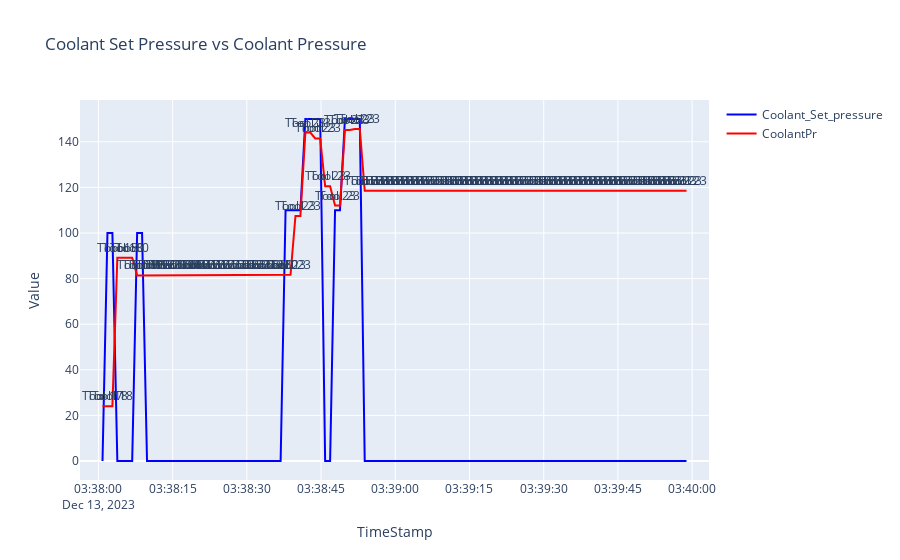

Here is the notebook cell this chart was saved with:
### Code cell
### Tool_23 ---> 13th Dec, 2023

import plotly.graph_objects as go

trace1 = go.Scatter(x=tool23_on_13dec.index, y=tool23_on_13dec['Coolant_Set_pressure'], mode='lines', name='Coolant_Set_pressure', line=dict(color='blue'))

trace2 = go.Scatter(x=tool23_on_13dec.index, y=tool23_on_13dec['CoolantPr'], mode='lines', name='CoolantPr', line=dict(color='red'))

annotations = []
for timestamp, coolant_pressure, present_tool in zip(tool23_on_13dec.index, tool23_on_13dec['CoolantPr'], tool23_on_13dec['PresentTool']):
    annotations.append(dict(x=timestamp, y=coolant_pressure, text=f'Tool {present_tool}', showarrow=False, xanchor='center', yanchor='bottom'))


layout = go.Layout(
    title='Coolant Set Pressure vs Coolant Pressure',
    xaxis=dict(title='TimeStamp'),
    yaxis=dict(title='Value'),
    annotations=annotations
)


fig = go.Figure(data=[trace1, trace2], layout=layout)


fig.show()

### Figure 1 — Plotly figure (JSON) as saved in the notebook; plotly's stock layout.template omitted (floating-point values rounded to 4 significant figures)
{"data": [{"line": {"color": "blue"}, "mode": "lines", "name": "Coolant_Set_pressure", "type": "scatter", "x": ["2023-12-13T03:38:00.827000", "2023-12-13T03:38:01.827000", "2023-12-13T03:38:02.827000", "2023-12-13T03:38:03.827000", "2023-12-13T03:38:04.827000", "2023-12-13T03:38:05.827000", "2023-12-13T03:38:06.827000", "2023-12-13T03:38:07.827000", "2023-12-13T03:38:08.827000", "2023-12-13T03:38:09.827000", "2023-12-13T03:38:10.827000", "2023-12-13T03:38:11.827000", "2023-12-13T03:38:12.827000", "2023-12-13T03:38:13.827000", "2023-12-13T03:38:14.827000", "2023-12-13T03:38:15.827000", "2023-12-13T03:38:16.827000", "2023-12-13T03:38:17.827000", "2023-12-13T03:38:18.827000", "2023-12-13T03:38:19.827000", "2023-12-13T03:38:20.827000", "2023-12-13T03:38:21.827000", "2023-12-13T03:38:22.827000", "2023-12-13T03:38:23.827000", "2023-12-13T03:38:24.827000", "2023-12-13T03:38:25.827000", "2023-12-13T03:38:26.827000", "2023-12-13T03:38:27.827000", "2023-12-13T03:38:28.827000", "2023-12-13T03:38:29.827000", "2023-12-13T03:38:30.827000", "2023-12-13T03:38:31.827000", "2023-12-13T03:38:32.827000", "2023-12-13T03:38:33.827000", "2023-12-13T03:38:34.827000", "2023-12-13T03:38:35.827000", "2023-12-13T03:38:36.827000", "2023-12-13T03:38:37.827000", "2023-12-13T03:38:38.827000", "2023-12-13T03:38:39.827000", "2023-12-13T03:38:40.827000", "2023-12-13T03:38:41.827000", "2023-12-13T03:38:42.827000", "2023-12-13T03:38:43.827000", "2023-12-13T03:38:44.827000", "2023-12-13T03:38:45.827000", "2023-12-13T03:38:46.827000", "2023-12-13T03:38:47.827000", "2023-12-13T03:38:48.827000", "2023-12-13T03:38:49.827000", "2023-12-13T03:38:50.827000", "2023-12-13T03:38:51.827000", "2023-12-13T03:38:52.827000", "2023-12-13T03:38:53.827000", "2023-12-13T03:38:54.827000", "2023-12-13T03:38:55.827000", "2023-12-13T03:38:56.827000", "2023-12-13T03:38:57.827000", "2023-12-13T03:38:58.843000", "2023-12-13T03:38:59.843000", "2023-12-13T03:39:00.843000", "2023-12-13T03:39:01.843000", "2023-12-13T03:39:02.843000", "2023-12-13T03:39:03.843000", "2023-12-13T03:39:04.843000", "2023-12-13T03:39:05.843000", "2023-12-13T03:39:06.843000", "2023-12-13T03:39:07.843000", "2023-12-13T03:39:08.843000", "2023-12-13T03:39:09.843000", "2023-12-13T03:39:10.843000", "2023-12-13T03:39:11.843000", "2023-12-13T03:39:12.843000", "2023-12-13T03:39:13.843000", "2023-12-13T03:39:14.843000", "2023-12-13T03:39:15.843000", "2023-12-13T03:39:16.843000", "2023-12-13T03:39:17.843000", "2023-12-13T03:39:18.843000", "2023-12-13T03:39:19.843000", "2023-12-13T03:39:20.843000", "2023-12-13T03:39:21.843000", "2023-12-13T03:39:22.843000", "2023-12-13T03:39:23.843000", "2023-12-13T03:39:24.843000", "2023-12-13T03:39:25.843000", "2023-12-13T03:39:26.843000", "2023-12-13T03:39:27.843000", "2023-12-13T03:39:28.843000", "2023-12-13T03:39:29.843000", "2023-12-13T03:39:30.843000", "2023-12-13T03:39:31.843000", "2023-12-13T03:39:32.843000", "2023-12-13T03:39:33.843000", "2023-12-13T03:39:34.843000", "2023-12-13T03:39:35.843000", "2023-12-13T03:39:36.843000", "2023-12-13T03:39:37.843000", "2023-12-13T03:39:38.843000", "2023-12-13T03:39:39.843000", "2023-12-13T03:39:40.860000", "2023-12-13T03:39:41.860000", "2023-12-13T03:39:42.860000", "2023-12-13T03:39:43.860000", "2023-12-13T03:39:44.860000", "2023-12-13T03:39:45.860000", "2023-12-13T03:39:46.860000", "2023-12-13T03:39:47.860000", "2023-12-13T03:39:48.860000", "2023-12-13T03:39:49.860000", "2023-12-13T03:39:50.860000", "2023-12-13T03:39:51.860000", "2023-12-13T03:39:52.860000", "2023-12-13T03:39:53.860000", "2023-12-13T03:39:54.860000", "2023-12-13T03:39:55.860000", "2023-12-13T03:39:56.860000", "2023-12-13T03:39:57.860000", "2023-12-13T03:39:58.860000"], "y": [0, 100, 100, 0, 0, 0, 0, 100, 100, 0, 0, 0, 0, 0, 0, 0, 0, 0, 0, 0, 0, 0, 0, 0, 0, 0, 0, 0, 0, 0, 0, 0, 0, 0, 0, 0, 0, 110, 110, 110, 110, 150, 150, 150, 150, 0, 0, 110, 110, 150, 150, 150, 150, 0, 0, 0, 0, 0, 0, 0, 0, 0, 0, 0, 0, 0, 0, 0, 0, 0, 0, 0, 0, 0, 0, 0, 0, 0, 0, 0, 0, 0, 0, 0, 0, 0, 0, 0, 0, 0, 0, 0, 0, 0, 0, 0, 0, 0, 0, 0, 0, 0, 0, 0, 0, 0, 0, 0, 0, 0, 0, 0, 0, 0, 0, 0, 0, 0, 0]}, {"line": {"color": "red"}, "mode": "lines", "name": "CoolantPr", "type": "scatter", "x": ["2023-12-13T03:38:00.827000", "2023-12-13T03:38:01.827000", "2023-12-13T03:38:02.827000", "2023-12-13T03:38:03.827000", "2023-12-13T03:38:04.827000", "2023-12-13T03:38:05.827000", "2023-12-13T03:38:06.827000", "2023-12-13T03:38:07.827000", "2023-12-13T03:38:08.827000", "2023-12-13T03:38:09.827000", "2023-12-13T03:38:10.827000", "2023-12-13T03:38:11.827000", "2023-12-13T03:38:12.827000", "2023-12-13T03:38:13.827000", "2023-12-13T03:38:14.827000", "2023-12-13T03:38:15.827000", "2023-12-13T03:38:16.827000", "2023-12-13T03:38:17.827000", "2023-12-13T03:38:18.827000", "2023-12-13T03:38:19.827000", "2023-12-13T03:38:20.827000", "2023-12-13T03:38:21.827000", "2023-12-13T03:38:22.827000", "2023-12-13T03:38:23.827000", "2023-12-13T03:38:24.827000", "2023-12-13T03:38:25.827000", "2023-12-13T03:38:26.827000", "2023-12-13T03:38:27.827000", "2023-12-13T03:38:28.827000", "2023-12-13T03:38:29.827000", "2023-12-13T03:38:30.827000", "2023-12-13T03:38:31.827000", "2023-12-13T03:38:32.827000", "2023-12-13T03:38:33.827000", "2023-12-13T03:38:34.827000", "2023-12-13T03:38:35.827000", "2023-12-13T03:38:36.827000", "2023-12-13T03:38:37.827000", "2023-12-13T03:38:38.827000", "2023-12-13T03:38:39.827000", "2023-12-13T03:38:40.827000", "2023-12-13T03:38:41.827000", "2023-12-13T03:38:42.827000", "2023-12-13T03:38:43.827000", "2023-12-13T03:38:44.827000", "2023-12-13T03:38:45.827000", "2023-12-13T03:38:46.827000", "2023-12-13T03:38:47.827000", "2023-12-13T03:38:48.827000", "2023-12-13T03:38:49.827000", "2023-12-13T03:38:50.827000", "2023-12-13T03:38:51.827000", "2023-12-13T03:38:52.827000", "2023-12-13T03:38:53.827000", "2023-12-13T03:38:54.827000", "2023-12-13T03:38:55.827000", "2023-12-13T03:38:56.827000", "2023-12-13T03:38:57.827000", "2023-12-13T03:38:58.843000", "2023-12-13T03:38:59.843000", "2023-12-13T03:39:00.843000", "2023-12-13T03:39:01.843000", "2023-12-13T03:39:02.843000", "2023-12-13T03:39:03.843000", "2023-12-13T03:39:04.843000", "2023-12-13T03:39:05.843000", "2023-12-13T03:39:06.843000", "2023-12-13T03:39:07.843000", "2023-12-13T03:39:08.843000", "2023-12-13T03:39:09.843000", "2023-12-13T03:39:10.843000", "2023-12-13T03:39:11.843000", "2023-12-13T03:39:12.843000", "2023-12-13T03:39:13.843000", "2023-12-13T03:39:14.843000", "2023-12-13T03:39:15.843000", "2023-12-13T03:39:16.843000", "2023-12-13T03:39:17.843000", "2023-12-13T03:39:18.843000", "2023-12-13T03:39:19.843000", "2023-12-13T03:39:20.843000", "2023-12-13T03:39:21.843000", "2023-12-13T03:39:22.843000", "2023-12-13T03:39:23.843000", "2023-12-13T03:39:24.843000", "2023-12-13T03:39:25.843000", "2023-12-13T03:39:26.843000", "2023-12-13T03:39:27.843000", "2023-12-13T03:39:28.843000", "2023-12-13T03:39:29.843000", "2023-12-13T03:39:30.843000", "2023-12-13T03:39:31.843000", "2023-12-13T03:39:32.843000", "2023-12-13T03:39:33.843000", "2023-12-13T03:39:34.843000", "2023-12-13T03:39:35.843000", "2023-12-13T03:39:36.843000", "2023-12-13T03:39:37.843000", "2023-12-13T03:39:38.843000", "2023-12-13T03:39:39.843000", "2023-12-13T03:39:40.860000", "2023-12-13T03:39:41.860000", "2023-12-13T03:39:42.860000", "2023-12-13T03:39:43.860000", "2023-12-13T03:39:44.860000", "2023-12-13T03:39:45.860000", "2023-12-13T03:39:46.860000", "2023-12-13T03:39:47.860000", "2023-12-13T03:39:48.860000", "2023-12-13T03:39:49.860000", "2023-12-13T03:39:50.860000", "2023-12-13T03:39:51.860000", "2023-12-13T03:39:52.860000", "2023-12-13T03:39:53.860000", "2023-12-13T03:39:54.860000", "2023-12-13T03:39:55.860000", "2023-12-13T03:39:56.860000", "2023-12-13T03:39:57.860000", "2023-12-13T03:39:58.860000"], "y": [24.05, 24.05, 24.05, 89.18, 89.18, 89.18, 89.18, 81.38, 81.38, 81.66, 81.66, 81.66, 81.66, 81.66, 81.66, 81.66, 81.66, 81.66, 81.66, 81.66, 81.66, 81.66, 81.66, 81.66, 81.66, 81.66, 81.66, 81.66, 81.66, 81.66, 81.66, 81.66, 81.66, 81.66, 81.66, 81.66, 81.66, 81.66, 81.66, 107.5, 107.5, 144.1, 144.1, 141.5, 141.5, 120.6, 120.6, 112.0, 112.0, 145.2, 145.2, 145.6, 145.6, 118.6, 118.6, 118.6, 118.6, 118.6, 118.6, 118.6, 118.6, 118.6, 118.6, 118.6, 118.6, 118.6, 118.6, 118.6, 118.6, 118.6, 118.6, 118.6, 118.6, 118.6, 118.6, 118.6, 118.6, 118.6, 118.6, 118.6, 118.6, 118.6, 118.6, 118.6, 118.6, 118.6, 118.6, 118.6, 118.6, 118.6, 118.6, 118.6, 118.6, 118.6, 118.6, 118.6, 118.6, 118.6, 118.6, 118.6, 118.6, 118.6, 118.6, 118.6, 118.6, 118.6, 118.6, 118.6, 118.6, 118.6, 118.6, 118.6, 118.6, 118.6, 118.6, 118.6, 118.6, 118.6, 118.6]}], "layout": {"annotations": [{"showarrow": false, "text": "Tool 17", "x": "2023-12-13T03:38:00.827000", "xanchor": "center", "y": 24.05, "yanchor": "bottom"}, {"showarrow": false, "text": "Tool 18", "x": "2023-12-13T03:38:01.827000", "xanchor": "center", "y": 24.05, "yanchor": "bottom"}, {"showarrow": false, "text": "Tool 18", "x": "2023-12-13T03:38:02.827000", "xanchor": "center", "y": 24.05, "yanchor": "bottom"}, {"showarrow": false, "text": "Tool 18", "x": "2023-12-13T03:38:03.827000", "xanchor": "center", "y": 89.18, "yanchor": "bottom"}, {"showarrow": false, "text": "Tool 18", "x": "2023-12-13T03:38:04.827000", "xanchor": "center", "y": 89.18, "yanchor": "bottom"}, {"showarrow": false, "text": "Tool 0", "x": "2023-12-13T03:38:05.827000", "xanchor": "center", "y": 89.18, "yanchor": "bottom"}, {"showarrow": false, "text": "Tool 0", "x": "2023-12-13T03:38:06.827000", "xanchor": "center", "y": 89.18, "yanchor": "bottom"}, {"showarrow": false, "text": "Tool 19", "x": "2023-12-13T03:38:07.827000", "xanchor": "center", "y": 81.38, "yanchor": "bottom"}, {"showarrow": false, "text": "Tool 19", "x": "2023-12-13T03:38:08.827000", "xanchor": "center", "y": 81.38, "yanchor": "bottom"}, {"showarrow": false, "text": "Tool 19", "x": "2023-12-13T03:38:09.827000", "xanchor": "center", "y": 81.66, "yanchor": "bottom"}, {"showarrow": false, "text": "Tool 19", "x": "2023-12-13T03:38:10.827000", "xanchor": "center", "y": 81.66, "yanchor": "bottom"}, {"showarrow": false, "text": "Tool 20", "x": "2023-12-13T03:38:11.827000", "xanchor": "center", "y": 81.66, "yanchor": "bottom"}, {"showarrow": false, "text": "Tool 20", "x": "2023-12-13T03:38:12.827000", "xanchor": "center", "y": 81.66, "yanchor": "bottom"}, {"showarrow": false, "text": "Tool 20", "x": "2023-12-13T03:38:13.827000", "xanchor": "center", "y": 81.66, "yanchor": "bottom"}, {"showarrow": false, "text": "Tool 20", "x": "2023-12-13T03:38:14.827000", "xanchor": "center", "y": 81.66, "yanchor": "bottom"}, {"showarrow": false, "text": "Tool 20", "x": "2023-12-13T03:38:15.827000", "xanchor": "center", "y": 81.66, "yanchor": "bottom"}, {"showarrow": false, "text": "Tool 20", "x": "2023-12-13T03:38:16.827000", "xanchor": "center", "y": 81.66, "yanchor": "bottom"}, {"showarrow": false, "text": "Tool 0", "x": "2023-12-13T03:38:17.827000", "xanchor": "center", "y": 81.66, "yanchor": "bottom"}, {"showarrow": false, "text": "Tool 0", "x": "2023-12-13T03:38:18.827000", "xanchor": "center", "y": 81.66, "yanchor": "bottom"}, {"showarrow": false, "text": "Tool 21", "x": "2023-12-13T03:38:19.827000", "xanchor": "center", "y": 81.66, "yanchor": "bottom"}, {"showarrow": false, "text": "Tool 21", "x": "2023-12-13T03:38:20.827000", "xanchor": "center", "y": 81.66, "yanchor": "bottom"}, {"showarrow": false, "text": "Tool 21", "x": "2023-12-13T03:38:21.827000", "xanchor": "center", "y": 81.66, "yanchor": "bottom"}, {"showarrow": false, "text": "Tool 21", "x": "2023-12-13T03:38:22.827000", "xanchor": "center", "y": 81.66, "yanchor": "bottom"}, {"showarrow": false, "text": "Tool 21", "x": "2023-12-13T03:38:23.827000", "xanchor": "center", "y": 81.66, "yanchor": "bottom"}, {"showarrow": false, "text": "Tool 21", "x": "2023-12-13T03:38:24.827000", "xanchor": "center", "y": 81.66, "yanchor": "bottom"}, {"showarrow": false, "text": "Tool 22", "x": "2023-12-13T03:38:25.827000", "xanchor": "center", "y": 81.66, "yanchor": "bottom"}, {"showarrow": false, "text": "Tool 22", "x": "2023-12-13T03:38:26.827000", "xanchor": "center", "y": 81.66, "yanchor": "bottom"}, {"showarrow": false, "text": "Tool 22", "x": "2023-12-13T03:38:27.827000", "xanchor": "center", "y": 81.66, "yanchor": "bottom"}, {"showarrow": false, "text": "Tool 22", "x": "2023-12-13T03:38:28.827000", "xanchor": "center", "y": 81.66, "yanchor": "bottom"}, {"showarrow": false, "text": "Tool 22", "x": "2023-12-13T03:38:29.827000", "xanchor": "center", "y": 81.66, "yanchor": "bottom"}, {"showarrow": false, "text": "Tool 22", "x": "2023-12-13T03:38:30.827000", "xanchor": "center", "y": 81.66, "yanchor": "bottom"}, {"showarrow": false, "text": "Tool 22", "x": "2023-12-13T03:38:31.827000", "xanchor": "center", "y": 81.66, "yanchor": "bottom"}, {"showarrow": false, "text": "Tool 22", "x": "2023-12-13T03:38:32.827000", "xanchor": "center", "y": 81.66, "yanchor": "bottom"}, {"showarrow": false, "text": "Tool 22", "x": "2023-12-13T03:38:33.827000", "xanchor": "center", "y": 81.66, "yanchor": "bottom"}, {"showarrow": false, "text": "Tool 22", "x": "2023-12-13T03:38:34.827000", "xanchor": "center", "y": 81.66, "yanchor": "bottom"}, {"showarrow": false, "text": "Tool 0", "x": "2023-12-13T03:38:35.827000", "xanchor": "center", "y": 81.66, "yanchor": "bottom"}, {"showarrow": false, "text": "Tool 0", "x": "2023-12-13T03:38:36.827000", "xanchor": "center", "y": 81.66, "yanchor": "bottom"}, {"showarrow": false, "text": "Tool 23", "x": "2023-12-13T03:38:37.827000", "xanchor": "center", "y": 81.66, "yanchor": "bottom"}, {"showarrow": false, "text": "Tool 23", "x": "2023-12-13T03:38:38.827000", "xanchor": "center", "y": 81.66, "yanchor": "bottom"}, {"showarrow": false, "text": "Tool 23", "x": "2023-12-13T03:38:39.827000", "xanchor": "center", "y": 107.5, "yanchor": "bottom"}, {"showarrow": false, "text": "Tool 23", "x": "2023-12-13T03:38:40.827000", "xanchor": "center", "y": 107.5, "yanchor": "bottom"}, {"showarrow": false, "text": "Tool 23", "x": "2023-12-13T03:38:41.827000", "xanchor": "center", "y": 144.1, "yanchor": "bottom"}, {"showarrow": false, "text": "Tool 23", "x": "2023-12-13T03:38:42.827000", "xanchor": "center", "y": 144.1, "yanchor": "bottom"}, {"showarrow": false, "text": "Tool 23", "x": "2023-12-13T03:38:43.827000", "xanchor": "center", "y": 141.5, "yanchor": "bottom"}, {"showarrow": false, "text": "Tool 23", "x": "2023-12-13T03:38:44.827000", "xanchor": "center", "y": 141.5, "yanchor": "bottom"}, {"showarrow": false, "text": "Tool 23", "x": "2023-12-13T03:38:45.827000", "xanchor": "center", "y": 120.6, "yanchor": "bottom"}, {"showarrow": false, "text": "Tool 23", "x": "2023-12-13T03:38:46.827000", "xanchor": "center", "y": 120.6, "yanchor": "bottom"}, {"showarrow": false, "text": "Tool 23", "x": "2023-12-13T03:38:47.827000", "xanchor": "center", "y": 112.0, "yanchor": "bottom"}, {"showarrow": false, "text": "Tool 23", "x": "2023-12-13T03:38:48.827000", "xanchor": "center", "y": 112.0, "yanchor": "bottom"}, {"showarrow": false, "text": "Tool 23", "x": "2023-12-13T03:38:49.827000", "xanchor": "center", "y": 145.2, "yanchor": "bottom"}, {"showarrow": false, "text": "Tool 23", "x": "2023-12-13T03:38:50.827000", "xanchor": "center", "y": 145.2, "yanchor": "bottom"}, {"showarrow": false, "text": "Tool 23", "x": "2023-12-13T03:38:51.827000", "xanchor": "center", "y": 145.6, "yanchor": "bottom"}, {"showarrow": false, "text": "Tool 23", "x": "2023-12-13T03:38:52.827000", "xanchor": "center", "y": 145.6, "yanchor": "bottom"}, {"showarrow": false, "text": "Tool 23", "x": "2023-12-13T03:38:53.827000", "xanchor": "center", "y": 118.6, "yanchor": "bottom"}, {"showarrow": false, "text": "Tool 23", "x": "2023-12-13T03:38:54.827000", "xanchor": "center", "y": 118.6, "yanchor": "bottom"}, {"showarrow": false, "text": "Tool 23", "x": "2023-12-13T03:38:55.827000", "xanchor": "center", "y": 118.6, "yanchor": "bottom"}, {"showarrow": false, "text": "Tool 23", "x": "2023-12-13T03:38:56.827000", "xanchor": "center", "y": 118.6, "yanchor": "bottom"}, {"showarrow": false, "text": "Tool 23", "x": "2023-12-13T03:38:57.827000", "xanchor": "center", "y": 118.6, "yanchor": "bottom"}, {"showarrow": false, "text": "Tool 23", "x": "2023-12-13T03:38:58.843000", "xanchor": "center", "y": 118.6, "yanchor": "bottom"}, {"showarrow": false, "text": "Tool 23", "x": "2023-12-13T03:38:59.843000", "xanchor": "center", "y": 118.6, "yanchor": "bottom"}, {"showarrow": false, "text": "Tool 23", "x": "2023-12-13T03:39:00.843000", "xanchor": "center", "y": 118.6, "yanchor": "bottom"}, {"showarrow": false, "text": "Tool 23", "x": "2023-12-13T03:39:01.843000", "xanchor": "center", "y": 118.6, "yanchor": "bottom"}, {"showarrow": false, "text": "Tool 23", "x": "2023-12-13T03:39:02.843000", "xanchor": "center", "y": 118.6, "yanchor": "bottom"}, {"showarrow": false, "text": "Tool 23", "x": "2023-12-13T03:39:03.843000", "xanchor": "center", "y": 118.6, "yanchor": "bottom"}, {"showarrow": false, "text": "Tool 23", "x": "2023-12-13T03:39:04.843000", "xanchor": "center", "y": 118.6, "yanchor": "bottom"}, {"showarrow": false, "text": "Tool 23", "x": "2023-12-13T03:39:05.843000", "xanchor": "center", "y": 118.6, "yanchor": "bottom"}, {"showarrow": false, "text": "Tool 23", "x": "2023-12-13T03:39:06.843000", "xanchor": "center", "y": 118.6, "yanchor": "bottom"}, {"showarrow": false, "text": "Tool 23", "x": "2023-12-13T03:39:07.843000", "xanchor": "center", "y": 118.6, "yanchor": "bottom"}, {"showarrow": false, "text": "Tool 23", "x": "2023-12-13T03:39:08.843000", "xanchor": "center", "y": 118.6, "yanchor": "bottom"}, {"showarrow": false, "text": "Tool 23", "x": "2023-12-13T03:39:09.843000", "xanchor": "center", "y": 118.6, "yanchor": "bottom"}, {"showarrow": false, "text": "Tool 23", "x": "2023-12-13T03:39:10.843000", "xanchor": "center", "y": 118.6, "yanchor": "bottom"}, {"showarrow": false, "text": "Tool 23", "x": "2023-12-13T03:39:11.843000", "xanchor": "center", "y": 118.6, "yanchor": "bottom"}, {"showarrow": false, "text": "Tool 23", "x": "2023-12-13T03:39:12.843000", "xanchor": "center", "y": 118.6, "yanchor": "bottom"}, {"showarrow": false, "text": "Tool 23", "x": "2023-12-13T03:39:13.843000", "xanchor": "center", "y": 118.6, "yanchor": "bottom"}, {"showarrow": false, "text": "Tool 23", "x": "2023-12-13T03:39:14.843000", "xanchor": "center", "y": 118.6, "yanchor": "bottom"}, {"showarrow": false, "text": "Tool 23", "x": "2023-12-13T03:39:15.843000", "xanchor": "center", "y": 118.6, "yanchor": "bottom"}, {"showarrow": false, "text": "Tool 23", "x": "2023-12-13T03:39:16.843000", "xanchor": "center", "y": 118.6, "yanchor": "bottom"}, {"showarrow": false, "text": "Tool 23", "x": "2023-12-13T03:39:17.843000", "xanchor": "center", "y": 118.6, "yanchor": "bottom"}, {"showarrow": false, "text": "Tool 23", "x": "2023-12-13T03:39:18.843000", "xanchor": "center", "y": 118.6, "yanchor": "bottom"}, {"showarrow": false, "text": "Tool 23", "x": "2023-12-13T03:39:19.843000", "xanchor": "center", "y": 118.6, "yanchor": "bottom"}, {"showarrow": false, "text": "Tool 23", "x": "2023-12-13T03:39:20.843000", "xanchor": "center", "y": 118.6, "yanchor": "bottom"}, {"showarrow": false, "text": "Tool 23", "x": "2023-12-13T03:39:21.843000", "xanchor": "center", "y": 118.6, "yanchor": "bottom"}, {"showarrow": false, "text": "Tool 23", "x": "2023-12-13T03:39:22.843000", "xanchor": "center", "y": 118.6, "yanchor": "bottom"}, {"showarrow": false, "text": "Tool 23", "x": "2023-12-13T03:39:23.843000", "xanchor": "center", "y": 118.6, "yanchor": "bottom"}, {"showarrow": false, "text": "Tool 23", "x": "2023-12-13T03:39:24.843000", "xanchor": "center", "y": 118.6, "yanchor": "bottom"}, {"showarrow": false, "text": "Tool 23", "x": "2023-12-13T03:39:25.843000", "xanchor": "center", "y": 118.6, "yanchor": "bottom"}, {"showarrow": false, "text": "Tool 23", "x": "2023-12-13T03:39:26.843000", "xanchor": "center", "y": 118.6, "yanchor": "bottom"}, {"showarrow": false, "text": "Tool 23", "x": "2023-12-13T03:39:27.843000", "xanchor": "center", "y": 118.6, "yanchor": "bottom"}, {"showarrow": false, "text": "Tool 23", "x": "2023-12-13T03:39:28.843000", "xanchor": "center", "y": 118.6, "yanchor": "bottom"}, {"showarrow": false, "text": "Tool 23", "x": "2023-12-13T03:39:29.843000", "xanchor": "center", "y": 118.6, "yanchor": "bottom"}, {"showarrow": false, "text": "Tool 23", "x": "2023-12-13T03:39:30.843000", "xanchor": "center", "y": 118.6, "yanchor": "bottom"}, {"showarrow": false, "text": "Tool 23", "x": "2023-12-13T03:39:31.843000", "xanchor": "center", "y": 118.6, "yanchor": "bottom"}, {"showarrow": false, "text": "Tool 23", "x": "2023-12-13T03:39:32.843000", "xanchor": "center", "y": 118.6, "yanchor": "bottom"}, {"showarrow": false, "text": "Tool 23", "x": "2023-12-13T03:39:33.843000", "xanchor": "center", "y": 118.6, "yanchor": "bottom"}, {"showarrow": false, "text": "Tool 23", "x": "2023-12-13T03:39:34.843000", "xanchor": "center", "y": 118.6, "yanchor": "bottom"}, {"showarrow": false, "text": "Tool 23", "x": "2023-12-13T03:39:35.843000", "xanchor": "center", "y": 118.6, "yanchor": "bottom"}, {"showarrow": false, "text": "Tool 23", "x": "2023-12-13T03:39:36.843000", "xanchor": "center", "y": 118.6, "yanchor": "bottom"}, {"showarrow": false, "text": "Tool 23", "x": "2023-12-13T03:39:37.843000", "xanchor": "center", "y": 118.6, "yanchor": "bottom"}, {"showarrow": false, "text": "Tool 23", "x": "2023-12-13T03:39:38.843000", "xanchor": "center", "y": 118.6, "yanchor": "bottom"}, {"showarrow": false, "text": "Tool 23", "x": "2023-12-13T03:39:39.843000", "xanchor": "center", "y": 118.6, "yanchor": "bottom"}, {"showarrow": false, "text": "Tool 23", "x": "2023-12-13T03:39:40.860000", "xanchor": "center", "y": 118.6, "yanchor": "bottom"}, {"showarrow": false, "text": "Tool 23", "x": "2023-12-13T03:39:41.860000", "xanchor": "center", "y": 118.6, "yanchor": "bottom"}, {"showarrow": false, "text": "Tool 23", "x": "2023-12-13T03:39:42.860000", "xanchor": "center", "y": 118.6, "yanchor": "bottom"}, {"showarrow": false, "text": "Tool 23", "x": "2023-12-13T03:39:43.860000", "xanchor": "center", "y": 118.6, "yanchor": "bottom"}, {"showarrow": false, "text": "Tool 23", "x": "2023-12-13T03:39:44.860000", "xanchor": "center", "y": 118.6, "yanchor": "bottom"}, {"showarrow": false, "text": "Tool 23", "x": "2023-12-13T03:39:45.860000", "xanchor": "center", "y": 118.6, "yanchor": "bottom"}, {"showarrow": false, "text": "Tool 23", "x": "2023-12-13T03:39:46.860000", "xanchor": "center", "y": 118.6, "yanchor": "bottom"}, {"showarrow": false, "text": "Tool 23", "x": "2023-12-13T03:39:47.860000", "xanchor": "center", "y": 118.6, "yanchor": "bottom"}, {"showarrow": false, "text": "Tool 23", "x": "2023-12-13T03:39:48.860000", "xanchor": "center", "y": 118.6, "yanchor": "bottom"}, {"showarrow": false, "text": "Tool 23", "x": "2023-12-13T03:39:49.860000", "xanchor": "center", "y": 118.6, "yanchor": "bottom"}, {"showarrow": false, "text": "Tool 23", "x": "2023-12-13T03:39:50.860000", "xanchor": "center", "y": 118.6, "yanchor": "bottom"}, {"showarrow": false, "text": "Tool 23", "x": "2023-12-13T03:39:51.860000", "xanchor": "center", "y": 118.6, "yanchor": "bottom"}, {"showarrow": false, "text": "Tool 23", "x": "2023-12-13T03:39:52.860000", "xanchor": "center", "y": 118.6, "yanchor": "bottom"}, {"showarrow": false, "text": "Tool 23", "x": "2023-12-13T03:39:53.860000", "xanchor": "center", "y": 118.6, "yanchor": "bottom"}, {"showarrow": false, "text": "Tool 23", "x": "2023-12-13T03:39:54.860000", "xanchor": "center", "y": 118.6, "yanchor": "bottom"}, {"showarrow": false, "text": "Tool 23", "x": "2023-12-13T03:39:55.860000", "xanchor": "center", "y": 118.6, "yanchor": "bottom"}, {"showarrow": false, "text": "Tool 23", "x": "2023-12-13T03:39:56.860000", "xanchor": "center", "y": 118.6, "yanchor": "bottom"}, {"showarrow": false, "text": "Tool 23", "x": "2023-12-13T03:39:57.860000", "xanchor": "center", "y": 118.6, "yanchor": "bottom"}, {"showarrow": false, "text": "Tool 23", "x": "2023-12-13T03:39:58.860000", "xanchor": "center", "y": 118.6, "yanchor": "bottom"}], "title": {"text": "Coolant Set Pressure vs Coolant Pressure"}, "xaxis": {"title": {"text": "TimeStamp"}}, "yaxis": {"title": {"text": "Value"}}}}
